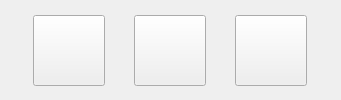
<?xml version="1.0" encoding="UTF-8"?>
<ui version="4.0">
 <class>MainWindow</class>
 <widget class="QWidget" name="MainWindow">
  <property name="geometry">
   <rect>
    <x>0</x>
    <y>0</y>
    <width>341</width>
    <height>100</height>
   </rect>
  </property>
  <property name="sizePolicy">
   <sizepolicy hsizetype="Fixed" vsizetype="Fixed">
    <horstretch>0</horstretch>
    <verstretch>0</verstretch>
   </sizepolicy>
  </property>
  <property name="minimumSize">
   <size>
    <width>341</width>
    <height>100</height>
   </size>
  </property>
  <property name="maximumSize">
   <size>
    <width>341</width>
    <height>100</height>
   </size>
  </property>
  <property name="windowTitle">
   <string>Control Panel</string>
  </property>
  <widget class="QWidget" name="horizontalLayoutWidget">
   <property name="geometry">
    <rect>
     <x>10</x>
     <y>10</y>
     <width>321</width>
     <height>81</height>
    </rect>
   </property>
   <layout class="QHBoxLayout" name="horizontalLayout">
    <item>
     <widget class="QToolButton" name="button_measurement">
      <property name="enabled">
       <bool>true</bool>
      </property>
      <property name="toolTip">
       <string>Droplet Measurement</string>
      </property>
      <property name="whatsThis">
       <string>Droplet Measurement</string>
      </property>
      <property name="text">
       <string/>
      </property>
      <property name="icon">
       <iconset>
        <normaloff>icons/measurement.png</normaloff>icons/measurement.png</iconset>
      </property>
      <property name="iconSize">
       <size>
        <width>64</width>
        <height>64</height>
       </size>
      </property>
      <property name="checkable">
       <bool>false</bool>
      </property>
     </widget>
    </item>
    <item>
     <widget class="QToolButton" name="button_side_cam">
      <property name="toolTip">
       <string>Side Camera</string>
      </property>
      <property name="whatsThis">
       <string>Side Camera</string>
      </property>
      <property name="text">
       <string/>
      </property>
      <property name="icon">
       <iconset>
        <normaloff>icons/side_cam.png</normaloff>icons/side_cam.png</iconset>
      </property>
      <property name="iconSize">
       <size>
        <width>64</width>
        <height>64</height>
       </size>
      </property>
     </widget>
    </item>
    <item>
     <widget class="QToolButton" name="button_top_cam">
      <property name="toolTip">
       <string>Top Camera</string>
      </property>
      <property name="whatsThis">
       <string>Top Camera</string>
      </property>
      <property name="text">
       <string/>
      </property>
      <property name="icon">
       <iconset>
        <normaloff>icons/top_cam.png</normaloff>icons/top_cam.png</iconset>
      </property>
      <property name="iconSize">
       <size>
        <width>64</width>
        <height>64</height>
       </size>
      </property>
     </widget>
    </item>
   </layout>
  </widget>
 </widget>
 <resources/>
 <connections/>
</ui>
